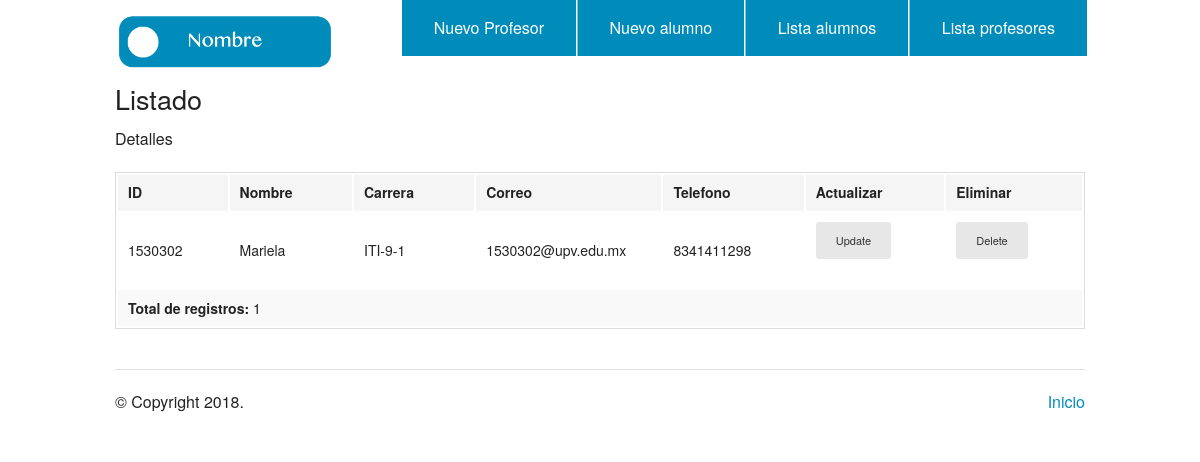
/Practica5/listado.php?id=1, run on the app's committed database.
### tables this page shows
CREATE TABLE `practica5` (
  `id` int(11) NOT NULL,
  `matricula` int(11) NOT NULL,
  `nombre` varchar(50) NOT NULL,
  `carrera` varchar(30) NOT NULL,
  `email` varchar(30) DEFAULT NULL,
  `telefono` varchar(30) NOT NULL,
  `tipo` int(11) NOT NULL
);

### Practica5/database_details.php (called while the page is built, shortened)
<?php
require_once('./conexion.php');
 $mysqli=new mysqli($db_host,$db_user,$db_pass,$db_name);
function GetRegitros($id)
{
	GLOBAL $mysqli;
	$sql="SELECT * FROM practica5 WHERE tipo='$id'";
	$result=mysqli_query($mysqli,$sql);
	$row=mysqli_fetch_assoc($result);
	return $row;
}
function total($id)
{
	GLOBAL $mysqli;
	$sql="SELECT * FROM practica5 WHERE tipo='$id'";
	$result=mysqli_query($mysqli,$sql);
	$row=mysqli_num_rows($result);
	return $row;
}
?>

### Practica5/listado.php (the view, shortened to what this page needs)
<?php
 if($_GET['id']) {
    $id =(int) $_GET['id'];
    include './database_details.php';
   $user=GetRegitros($id);
   $row=total($id);
  }
?>
<!doctype html>
<html class="no-js" lang="en">
  <head>
    <link rel="stylesheet" href="./css/foundation.css" />
  </head>
  <body>
    <?php require_once('header.php'); ?>
    <div class="row">
      <div class="large-12 columns">
        <h3>Listado</h3>
          <p>Detalles</p>
        <div class="section-container tabs" data-section>
          <section class="section">
            <div class="content" data-slug="panel1">
              <?php if($row){ ?>
              <table>
                <thead>
                  <tr>
                    <th width="200">ID</th>
                    <th width="250">Nombre</th>
                    <th width="250">Carrera</th>
                    <?php $id =(int) $_GET['id']; if ($id==1) { ?>
                    <th width="250">Correo</th><?php } ?>
                    <th width="250">Telefono</th>
                    <th width="250">Actualizar</th>
                    <th width="250">Eliminar</th>
                  </tr>
                </thead>
                <tbody>
                  <?php for($i=0;$i<$row;$i++){ ?>
                  <tr>
                    <td><?php echo $user['matricula'] ?></td>
                    <td><?php echo $user['nombre'] ?></td>
                    <td><?php echo $user['carrera'] ?></td>
                    <?php if ($id==1) { ?>
                    <td><?php echo $user['email']; }?></td>
                    <td><?php echo $user['telefono'] ?></td>
                    <td><a href="./key.php?id=<?php echo $user['id']; ?>&tipo=<?php echo $id; ?>" class="button radius tiny secondary">Update</a></td>
                    <td><a href="./delete.php?id=<?php echo $user['id']; ?>&tipo=<?php echo $id; ?>" class="button radius tiny secondary">Delete</a></td>
                  </tr>
                  <?php } ?>
                  <tr>
                    <td colspan="7"><b>Total de registros: </b> <?php echo $row; ?></td>
                  </tr>
                </tbody>
              </table>
              <?php }else{ ?>
              No hay registros
              <?php }  ?>
            </div>
          </section>
        </div>
      </div>
    </div>
    <?php require_once('footer.php'); ?>

### data on the page
practica5: matricula "1530302", nombre "Mariela", carrera "ITI-9-1", email "1530302@upv.edu.mx", telefono "8341411298"

### other printed values
$row "1"
